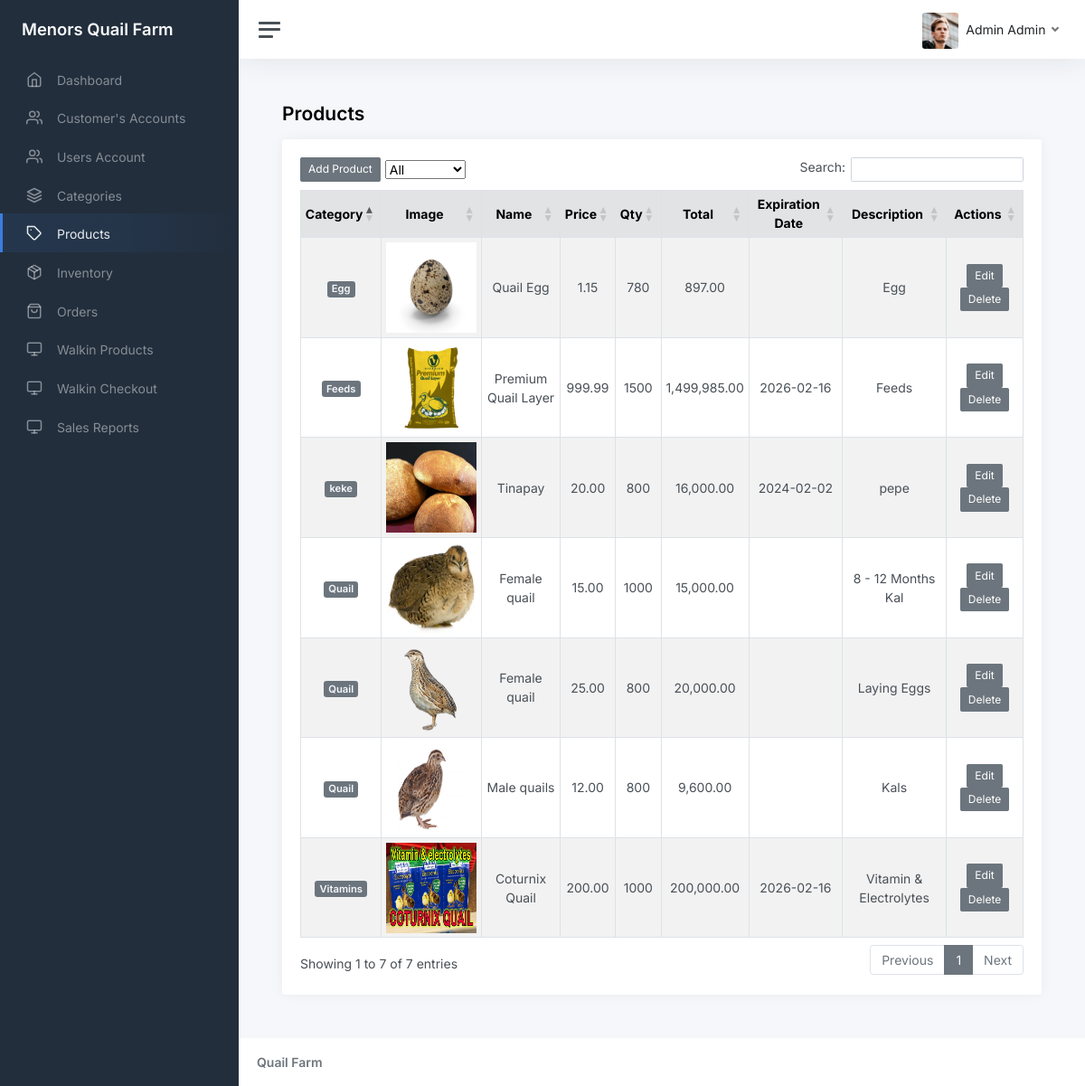
The page /admin/product.php (signed in) on the database its author committed.
### tables this page shows
CREATE TABLE `tbl_product` (
  `id` int(11) NOT NULL AUTO_INCREMENT,
  `category_id` int(11) DEFAULT NULL,
  `name` varchar(45) DEFAULT NULL,
  `description` varchar(45) DEFAULT NULL,
  `image` varchar(255) DEFAULT NULL,
  `price` decimal(5,2) DEFAULT 0.00,
  `date_created` datetime DEFAULT current_timestamp(),
  `created_by` int(11) DEFAULT NULL,
  `is_deleted` int(11) DEFAULT 0,
  `expiration_date` date DEFAULT NULL,
  PRIMARY KEY (`id`)
);

CREATE TABLE `tbl_category` (
  `id` int(11) NOT NULL AUTO_INCREMENT,
  `name` varchar(45) DEFAULT NULL,
  `is_deleted` int(11) DEFAULT 0,
  `date_created` datetime DEFAULT current_timestamp(),
  `created_by` int(11) DEFAULT NULL,
  PRIMARY KEY (`id`)
);

CREATE TABLE `tbl_inventory` (
  `id` int(11) NOT NULL AUTO_INCREMENT,
  `product_id` int(11) DEFAULT NULL,
  `qty` int(11) DEFAULT NULL,
  PRIMARY KEY (`id`)
);

### functions.php (called while the page is built, shortened)
<?php
function get_list($sql)
{
    $result = mysqli_query($_SESSION['conn'], $sql);
    $temp = array();
    while ($row = $result->fetch_assoc()) {
        $temp[] = $row;
    }
    return $temp;
}

### admin/product.php (the view, shortened to what this page needs)
<?php include_once('header.php') ?>
<main class="content">
  <div class="container-fluid p-0">
    <h1 class="h3 mb-3"><strong>Products</strong></h1>
    <div class="row">
      <div class="col-12 col-lg-12">
        <div class="card">
          <div class="card-body">
            <table class="table table-sm table-striped table-hover table-bordered">
              <thead class="table-secondary">
                <tr>
                  <th scope="col" class="text-center">Category</th>
                  <th scope="col" class="text-center" style="width: 0.1%;">Image</th>
                  <th scope="col" class="text-center">Name</th>
                  <th scope="col" class="text-center">Price</th>
                  <th scope="col" class="text-center">Qty</th>
                  <th scope="col" class="text-center">Total</th>
                  <th scope="col" class="text-center">Expiration Date</th>
                  <th scope="col" class="text-center">Description</th>
                  <th scope="col" class="text-center">Actions</th>
                </tr>
              </thead>
              <tbody>
                <?php foreach (get_list("
select i.qty,c.name as category_name,p.*,concat('(ID#',ui.id,') ',ui.last_name,', ',ui.first_name) as created_by from tbl_product p inner join tbl_inventory i on i.product_id = p.id left join tbl_users_info ui on ui.id = p.created_by inner join tbl_category c on c.id = p.category_id where p.is_deleted = 0 order by p.date_created desc") as $res) { ?>
                  <tr>
                    <td class="text-center"><span class="badge bg-secondary text-light"><?php echo $res['category_name']; ?></span></td>
                    <td style="width: 0.1%;"><img src="../images/products/<?php echo $res['image']; ?>" style="width:100px;height:100px" /></td>
                    <td class="text-center"><?php echo $res['name']; ?></td>
                    <td class="text-center"><?php echo number_format($res['price'], 2); ?></td>
                    <td class="text-center"><?php echo $res['qty']; ?></td>
                    <td class="text-center"><?php echo number_format($res['qty'] * (float)$res['price'], 2); ?></td>
                    <td class="text-center"><?php echo $res['expiration_date']; ?></td>
                    <td class="text-center"><?php echo $res['description']; ?></td>
                    <td>
                      <center>
                        <form method="post" onsubmit="return confirm('Are You Sure?')">
                          <a href="product_edit.php?id=<?php echo $res['id']; ?>" class="btn btn-sm btn-secondary btn-edit"> Edit </a>
                          <button type="submit" class="btn btn-sm btn-secondary" name="delete" value="<?php echo $res['id']; ?>"> Delete </button>
                        </form>
                      </center>
                    </td>
                  </tr>
                <?php } ?>
              </tbody>
            </table>
          </div>
        </div>
      </div>
    </div>
  </div>
</main>
<?php include_once('footer.php') ?>

### admin/css/custom.css (style rules this page uses)
.table { background: #fff; }
.table > thead > tr > th { border-bottom: 1px solid #e6e7e8; vertical-align: middle; height: 50px; }
.table > thead > tr > th { height: unset!important; }

### rows shown on the page
tbl_product: category.name "keke", image (picture), name "Tinapay", price "20.00", tbl_inventory.qty "800", $res['qty']*(float)$res['price'] "16,000.00", expiration_date "2024-02-02", description "pepe", $res['id'] 31 (drawn)
tbl_product: category.name "Feeds", image (picture), name "Premium Quail Layer", price "999.99", tbl_inventory.qty "1500", $res['qty']*(float)$res['price'] "1,499,985.00", expiration_date "2026-02-16", description "Feeds", $res['id'] 16 (drawn)
tbl_product: category.name "Vitamins", image (picture), name "Coturnix Quail", price "200.00", tbl_inventory.qty "1000", $res['qty']*(float)$res['price'] "200,000.00", expiration_date "2026-02-16", description "Vitamin & Electrolytes", $res['id'] 14 (drawn)
tbl_product: category.name "Quail", image (picture), name "Female quail", price "15.00", tbl_inventory.qty "1000", $res['qty']*(float)$res['price'] "15,000.00", description "8 - 12 Months Kal", $res['id'] 4 (drawn)
tbl_product: category.name "Egg", image (picture), name "Quail Egg", price "1.15", tbl_inventory.qty "780", $res['qty']*(float)$res['price'] "897.00", description "Egg", $res['id'] 3 (drawn)
tbl_product: category.name "Quail", image (picture), name "Female quail", price "25.00", tbl_inventory.qty "800", $res['qty']*(float)$res['price'] "20,000.00", description "Laying Eggs", $res['id'] 2 (drawn)
tbl_product: category.name "Quail", image (picture), name "Male quails", price "12.00", tbl_inventory.qty "800", $res['qty']*(float)$res['price'] "9,600.00", description "Kals", $res['id'] 1 (drawn)

### other values the page prints
$_SESSION['user']->first_name "Admin"
$_SESSION['user']->last_name "Admin"
